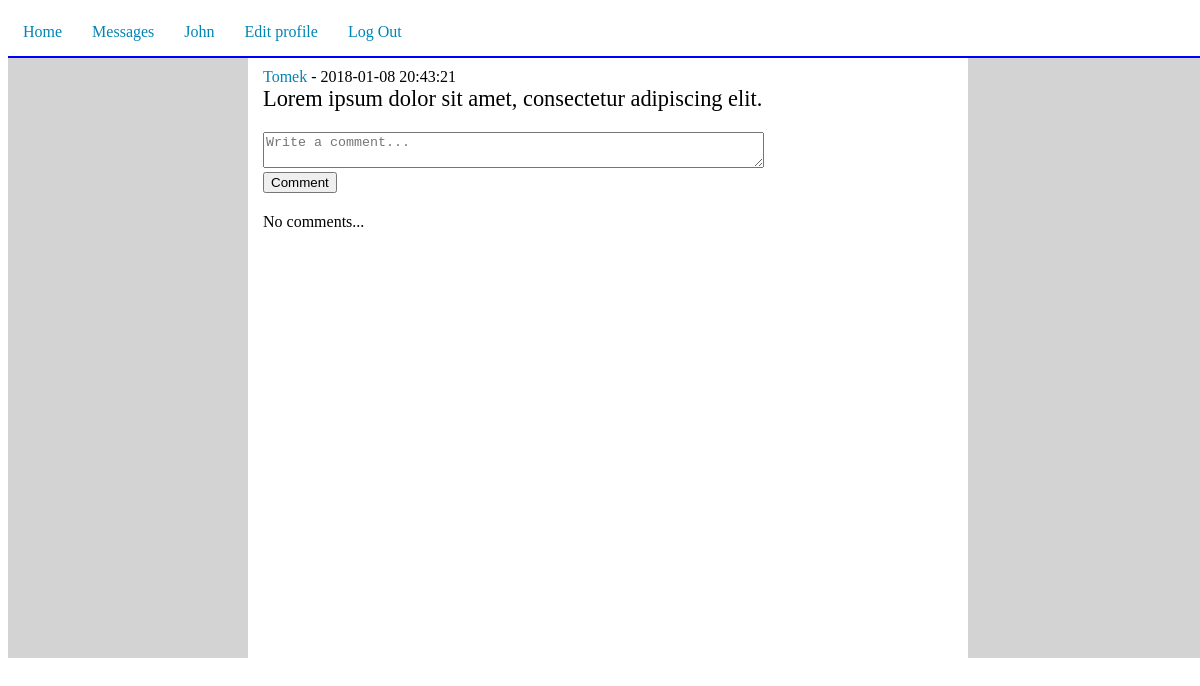
The page /web/tweet_page.php?id=16 (signed in) on the database its author committed.
### tables this page shows
CREATE TABLE `users` (
  `id` int(11) NOT NULL,
  `email` varchar(255) NOT NULL,
  `username` varchar(255) NOT NULL,
  `hash_pass` varchar(255) NOT NULL
);

CREATE TABLE `tweets` (
  `id` int(11) NOT NULL,
  `user_id` int(11) DEFAULT NULL,
  `text` varchar(140) DEFAULT NULL,
  `creation_date` datetime DEFAULT NULL
);

### src/User.php (called while the page is built, shortened)
<?php
class User
{
    private $username;
    public function __construct()
    {
        $this->username = '';
    }
    public function getUsername()
    {
        return $this->username;
    }
    static public function loadUserById(PDO $conn, $id)
    {
        $stmt = $conn->prepare('SELECT * FROM Users WHERE id=:id');
        $result = $stmt->execute(['id' => $id]);
        if ($result === true && $stmt->rowCount() > 0) {
            $row = $stmt->fetch(PDO::FETCH_ASSOC);
            $loadedUser = new User();
            $loadedUser->id = $row['id'];
            $loadedUser->username = $row['username'];
            $loadedUser->hashPass = $row['hash_pass'];
            $loadedUser->email = $row['email'];
            return $loadedUser;
        }
        return null;
    }
}

### src/Tweet.php (called while the page is built, shortened)
<?php
class Tweet
{
    private $userId;
    private $text;
    private $creationDate;
    public function __construct()
    {
        $this->userId = '';
        $this->text = '';
        $this->creationDate = '';
    }
    public function getUserId()
    {
        return $this->userId;
    }
    public function getText()
    {
        return $this->text;
    }
    public function getCreationDate()
    {
        return $this->creationDate;
    }
    static public function loadTweetById(PDO $conn, $id)
    {
        $stmt = $conn->prepare('SELECT * FROM Tweets WHERE id=:id');
        $result = $stmt->execute(['id' => $id]);
        if ($result === true && $stmt->rowCount() > 0) {
            $row = $stmt->fetch(PDO::FETCH_ASSOC);
            $loadedTweet = new Tweet();
            $loadedTweet->id = $row['id'];
            $loadedTweet->userId = $row['user_id'];
            $loadedTweet->text = $row['text'];
            $loadedTweet->creationDate = $row['creation_date'];
            return $loadedTweet;
        }
        return null;
    }
}

### src/Comment.php (called while the page is built, shortened)
<?php
class Comment
{
    static public function loadAllCommentsByPostId(PDO $conn, $postId)
    {
        $stmt = $conn->prepare('SELECT * FROM Comments WHERE post_id=:post_id ORDER BY creation_date DESC');
        $result = $stmt->execute(['post_id' => $postId]);
        return null;
    }
}

### web/tweet_page.php (the view, shortened to what this page needs)
<?php
require_once '../src/connection.php';
require_once '../src/User.php';
require_once '../src/Tweet.php';
require_once '../src/Comment.php';
$loggedInUser = User::loadUserById($conn, $_SESSION['user']);
$loggedUserName = $loggedInUser->getUsername();
if (isset($_GET['id'])) {
    $postId = $_GET['id'];
    $tweet = Tweet::loadTweetById($conn, $postId);
    $tweetUserId = $tweet->getUserId();
    $tweetText = $tweet->getText();
    $tweetCreationDate = $tweet->getCreationDate();
    $comments = Comment::loadAllCommentsByPostId($conn, $postId);
    $tweetAuthor = User::loadUserById($conn, $tweetUserId);
    $tweetAuthorName = $tweetAuthor->getUsername();
?>
<!DOCTYPE html>
<html lang="en">
<head>
    <link rel="stylesheet" type="text/css" href="../src/style.css">
</head>
<body>
<div class="container">
    <?php include ('../src/top_bar.php'); ?>
    <div class="content">
        <?php
        echo "<div class='box'>";
        echo "<a href='user_page.php?user_name=$tweetAuthorName'>$tweetAuthorName</a> - $tweetCreationDate<br>";
        echo "<span class='single-tweet'>$tweetText</span><br>";
        echo "</div>";
        ?>
        <div class="comment-form">
            <form action="" method="post" role="form">
                <textarea cols="60" rows="2" id="text" name="text" placeholder="Write a comment..."></textarea>
                <br>
                <input type="submit" value="Comment">
            </form>
        </div>
        <?php
        if ($comments) {
            echo "<div class='box line'><b>Comments</b></div>";
            foreach ($comments as $c) {
                $id = $c->getId();
                $commentAuthor = User::loadUserById($conn, $c->getUserId());
                $commentAuthorName = $commentAuthor->getUsername();
                echo "<div class='box line'>";
                echo "<a href='user_page.php?user_name=$commentAuthorName'>$commentAuthorName</a>";
                echo " - " . $c->getCreationDate() . "<br>";
                echo $c->getText();
                echo "<br></a>";
                echo "</div>";
            }
        } else {
            echo "<div class='box'>No comments...</div>";
        }
        ?>
    </div>
</div>
</body>
</html>
    <?php
} else {
    echo "No data to display";
}

### src/top_bar.php (shortened to what this page needs)
<div class="top-bar">
    <div class="top-div"><a href="../index.php">Home</a></div>
    <div class="top-div"><a href='../web/messages.php'>Messages</a></div>
    <div class="top-div"><a href="../web/user_page.php?user_name=<?=$loggedUserName?>" ><?=$loggedUserName?></a></div>
    <div class="top-div"><a href='../web/user_edit.php'>Edit profile</a></div>
    <div class="top-div"><a href='../web/login.php?action=logout'>Log Out</a></div>
</div>

### src/style.css (style rules this page uses)
body { width: 100%; padding: 0; }
.container { background: lightgray; width: 100%; }
.content { width: 60%; margin: auto; background: white; min-height: 600px; }
.box { color: #000000; display: block; padding: 10px 15px; }
.comment-form { padding: 10px 15px; }
a { text-decoration: none; color: #0084b4; }
.top-bar { background: white; border-bottom: 2px solid blue; }
.top-div { float: left; padding: 15px; }
.single-tweet { font-size: 1.4em; }

### rows shown on the page
users: username "John"
users: username "Tomek"
tweets: creation_date "2018-01-08 20:43:21", text "Lorem ipsum dolor sit amet, consectetur adipiscing elit."
